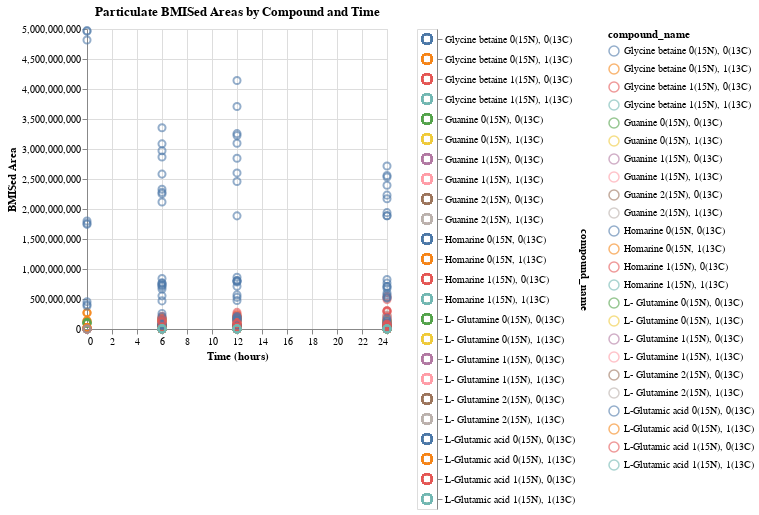

Write notebook code for a chart like this one.
### Code cell
# Altair Interactive Plot
selection = alt.selection_multi(fields=['compound_name'], empty='all')

base = alt.Chart(final_samplepeaks).mark_point(size=50, opacity=0.6).encode(
    x=alt.X('time:Q', title='Time (hours)'),
    y=alt.Y('result_column:Q', title='BMISed Area'),
    color=alt.condition(selection, 'compound_name:N', alt.value('lightgray')),
    tooltip=['compound_name', 'result_column', 'time']
).properties(
    title='Particulate BMISed Areas by Compound and Time'
).add_selection(selection)

filtered_chart = base.transform_filter(selection).properties(
    title='Particulate BMISed Areas by Compound and Time'
)

legend = alt.Chart(final_samplepeaks).mark_point(size=100).encode(
    y=alt.Y('compound_name:N', axis=alt.Axis(orient='right')),
    color=alt.condition(selection, 'compound_name:N', alt.value('lightgray')),
).add_selection(selection)

filtered_chart | legend

### Figure 1 — Vega-Lite specification as saved in the notebook (floating-point values rounded to 4 significant figures; data arrays with more than 128 entries replaced by an {"elided": "..."} marker saying what was removed)
{"config": {"view": {"continuousWidth": 300, "continuousHeight": 300}}, "hconcat": [{"mark": {"type": "point", "opacity": 0.6, "size": 50}, "encoding": {"color": {"condition": {"param": "param_1", "empty": true, "field": "compound_name", "type": "nominal"}, "value": "lightgray"}, "tooltip": [{"field": "compound_name", "type": "nominal"}, {"field": "result_column", "type": "quantitative"}, {"field": "time", "type": "quantitative"}], "x": {"field": "time", "title": "Time (hours)", "type": "quantitative"}, "y": {"field": "result_column", "title": "BMISed Area", "type": "quantitative"}}, "name": "view_1", "title": "Particulate BMISed Areas by Compound and Time", "transform": [{"filter": {"param": "param_1", "empty": true}}]}, {"mark": {"type": "point", "size": 100}, "encoding": {"color": {"condition": {"param": "param_1", "empty": true, "field": "compound_name", "type": "nominal"}, "value": "lightgray"}, "y": {"axis": {"orient": "right"}, "field": "compound_name", "type": "nominal"}}, "name": "view_2"}], "data": {"name": "data-d71aff0ca03bb65f042002188c3f05f7"}, "params": [{"name": "param_1", "select": {"type": "point", "fields": ["compound_name"]}, "views": ["view_1", "view_2"]}], "$schema": "https://vega.github.io/schema/vega-lite/v5.16.3.json", "datasets": {"data-d71aff0ca03bb65f042002188c3f05f7": {"elided": "720 records"}}}
